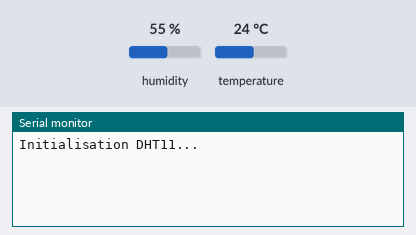
A sketch run on a simulated Arduino Uno, built with avr-gcc and run on an emulated ATmega328P. Shown: the last lines printed to the serial monitor. The inputs (shaded band) are chosen by the test bench; at power-on: humidity 55 %, temperature 24 °C.

Above: at 3.2 s.
3.3 s: humidity set to 22 %
At 5.5 s:
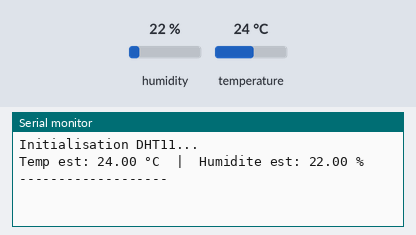
6.3 s: temperature set to 12 °C
At 9.0 s:
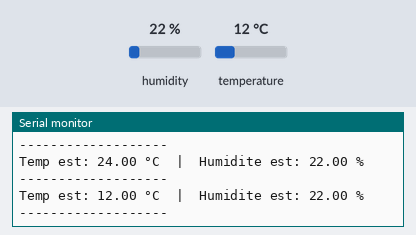
9.3 s: humidity set to 40 %
At 10.6 s:
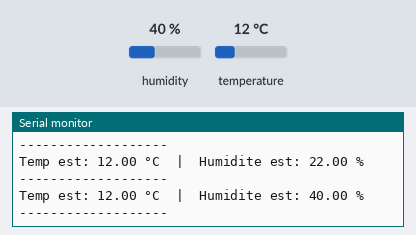

The sketch:

DHT11_I2C.ino
```cpp
/*
</> written by Mr. Nidal LAASSOULI.
***__Temperature sensor with i2C LCD display!__***
If DATA pin 4 doesn't work, swap it with pin 2 - it has to be digital, not analog!
 Good Luck everybody. */

#include <DHT.h>

#define DHTPIN 4      // Broche DATA du DHT11
#define DHTTYPE DHT11 // Type de capteur

DHT dht(DHTPIN, DHTTYPE);

void setup() {
  Serial.begin(9600);
  dht.begin();

  Serial.println("Initialisation DHT11...");
  delay(2000); // Pré-chauffage du capteur
}

void loop() {
  delay(2000); // Délai requis entre les lectures

  float humidity = dht.readHumidity();
  float temperature = dht.readTemperature();

  // Vérification des erreurs
  if (isnan(humidity) || isnan(temperature)) {
    Serial.println("Erreur de lecture!");
    Serial.println("Verifiez le cablage !! ");
    return;
  }

  // Affichage formaté
  Serial.print("Temp est: ");
  Serial.print(temperature);
  Serial.print(" °C  |  ");

  Serial.print("Humidite est: ");
  Serial.print(humidity);
  Serial.println(" %");

  Serial.println("-------------------");
}
```

Measured:
- after the input at 3.3 s, the serial monitor: prints a new line after 0.72 s (image 1)
- after the input at 6.3 s, the serial monitor: prints a new line after 1.8 s (image 2)
- after the input at 9.3 s, the serial monitor: prints a new line after 0.80 s (image 3)
